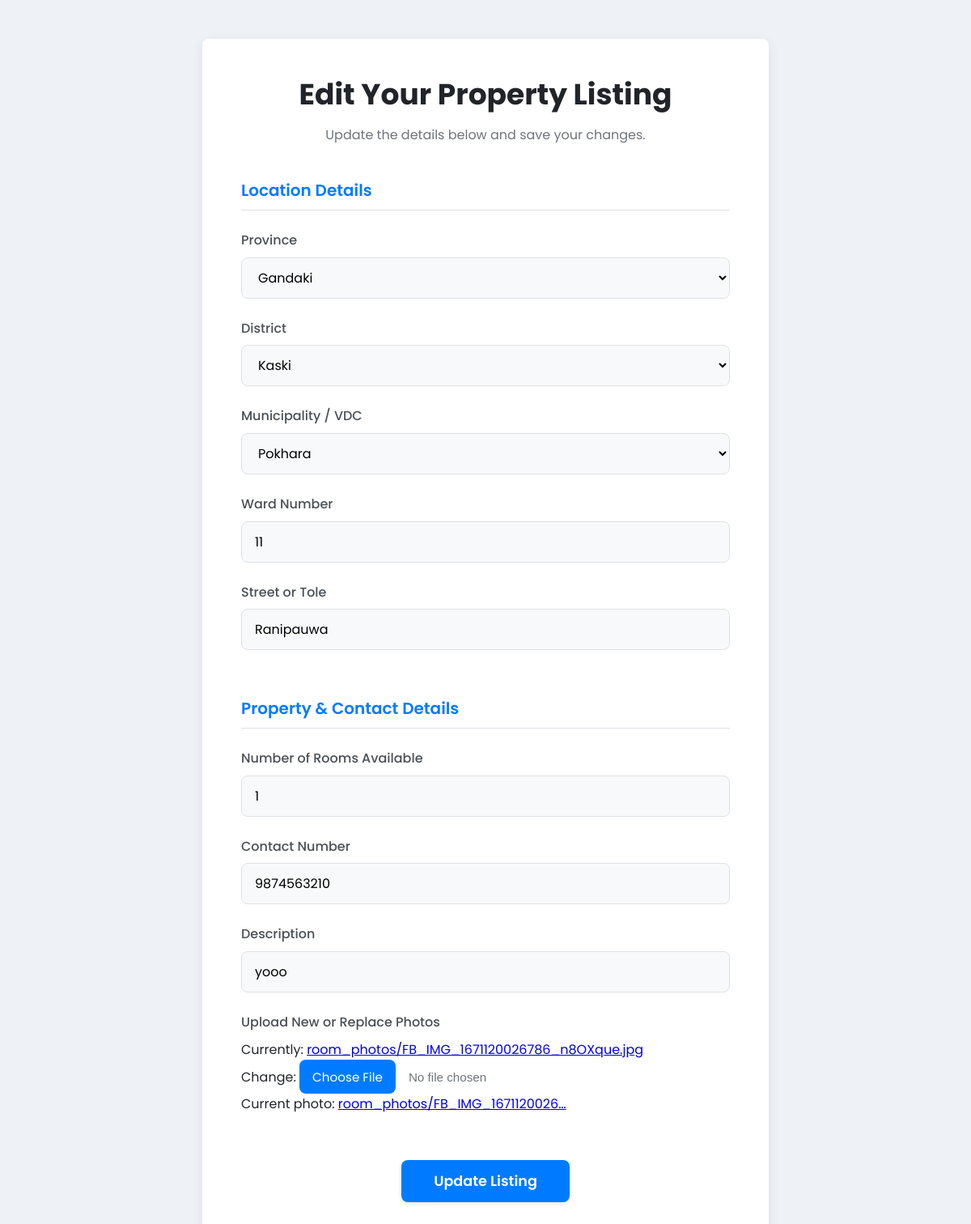
/basobasnepal/edit/2/, run on the app's committed database.
### basobasnepalapp/models.py (models this page shows, shortened)
class Room(models.Model):
    owner = models.ForeignKey(User, on_delete=models.CASCADE)
    province = models.ForeignKey(Province, on_delete=models.SET_NULL, null=True)
    district = models.ForeignKey(District, on_delete=models.SET_NULL, null=True)
    municipality = models.ForeignKey(Municipality, on_delete=models.SET_NULL, null=True)
    ward_num = models.IntegerField()
    street = models.CharField(max_length=50, null=True)
    num_of_rooms_available = models.IntegerField()
    contact_number = models.BigIntegerField()
    description = models.CharField(max_length=200)
    photos = models.ImageField(upload_to='room_photos/')

### basobasnepalapp/views.py (the view)
# urls.py: path('edit/<int:pk>/', views.edit, name='edit'),
def edit(request, pk):
    room = get_object_or_404(Room, pk=pk)
    if request.method == 'POST':
        form = RoomForm(request.POST, request.FILES, instance=room)
        if form.is_valid():
            form.save()
            return redirect('home') # Or wherever you want to redirect after success
    else:
        form = RoomForm(instance=room)
    districts = list(District.objects.values('id', 'name', 'province_id'))
    municipalities = list(Municipality.objects.values('id', 'name', 'district_id'))
    context = {
        'form': form,
        'room': room, # Pass the whole room object for easy access
        'districts_json': json.dumps(districts),
        'municipalities_json': json.dumps(municipalities),
    }
    return render(request, 'edit.html', context)

### basobasnepalapp/models.py (called while the page is built)
    def __str__(self):
        return self.name

    def __str__(self):
        return self.name

    def __str__(self):
        return self.name

### templates/edit.html (shortened to what this page needs)
<!DOCTYPE html>
<html lang="en">
<head>
    {% load static %}
    <link rel="stylesheet" href="{% static 'css/for_form.css' %}" />
</head>
<body>
    <div class="form-container">
        <div class="form-header">
            <h1>Edit Your Property Listing</h1>
            <p>Update the details below and save your changes.</p>
        </div>
        <form method="POST" enctype="multipart/form-data">
            <fieldset>
                <legend>Location Details</legend>
                <div class="form-group">
                    <label for="{{ form.province.id_for_label }}">Province</label>
                    {{ form.province }}
                </div>
                <div class="form-group">
                    <label for="{{ form.district.id_for_label }}">District</label>
                    {{ form.district }}
                </div>
                <div class="form-group">
                    <label for="{{ form.municipality.id_for_label }}">Municipality / VDC</label>
                    {{ form.municipality }}
                </div>
                <div class="form-group">
                    <label for="{{ form.ward_num.id_for_label }}">Ward Number</label>
                    {{ form.ward_num }}
                </div>
                <div class="form-group">
                    <label for="{{ form.street.id_for_label }}">Street or Tole</label>
                    {{ form.street }}
                </div>
            </fieldset>
            <fieldset>
                <legend>Property & Contact Details</legend>
                <div class="form-group">
                    <label for="{{ form.num_of_rooms_available.id_for_label }}">Number of Rooms Available</label>
                    {{ form.num_of_rooms_available }}
                </div>
                <div class="form-group">
                    <label for="{{ form.contact_number.id_for_label }}">Contact Number</label>
                    {{ form.contact_number }}
                </div>
                <div class="form-group">
                    <label for="{{ form.description.id_for_label }}">Description</label>
                    {{ form.description }}
                </div>
                <div class="form-group">
                    <label for="{{ form.photos.id_for_label }}">Upload New or Replace Photos</label>
                    {{ form.photos }}
                    {% if room.photos %}
                        <p class="current-photo-info">Current photo: <a href="{{ room.photos.url }}" target="_blank">{{ room.photos.name|truncatechars:30 }}</a></p>
                    {% endif %}
                </div>
            </fieldset>
            <div class="form-actions">
                <button type="submit" class="submit-btn">Update Listing</button>
            </div>
        </form>
    </div>
</body>
</html>

### static/css/for_form.css (style rules this page uses)
:root { --primary-color: #007bff; --primary-color-dark: #0056b3; --light-gray-color: #f8f9fa; --medium-gray-color: #dee2e6; --dark-gray-color: #6c757d; --text-color: #212529; --background-color: #eef2f7; --border-radius: 8px; --box-shadow: 0 4px 15px rgba(0, 0, 0, 0.08); }
* { box-sizing: border-box; margin: 0; padding: 0; }
body { font-family: 'Poppins', sans-serif; background-color: var(--background-color); color: var(--text-color); line-height: 1.6; display: flex; justify-content: center; align-items: center; min-height: 100vh; padding: 2rem 0; }
.form-container { background-color: #ffffff; padding: 2.5rem 3rem; border-radius: var(--border-radius); box-shadow: var(--box-shadow); width: 100%; max-width: 700px; margin: 1rem; }
.form-header { text-align: center; margin-bottom: 2.5rem; }
.form-header h1 { font-weight: 700; font-size: 2.25rem; color: var(--text-color); margin-bottom: 0.5rem; }
.form-header p { font-size: 1rem; color: var(--dark-gray-color); }
fieldset { border: none; margin-bottom: 2rem; }
legend { font-size: 1.25rem; font-weight: 600; color: var(--primary-color); margin-bottom: 1.5rem; padding-bottom: 0.5rem; width: 100%; border-bottom: 1px solid var(--medium-gray-color); }
.form-group { margin-bottom: 1.5rem; }
label { display: block; font-weight: 500; margin-bottom: 0.5rem; color: #495057; }
input[type="text"], input[type="number"], input[type="tel"], textarea, select { width: 100%; padding: 0.75rem 1rem; font-family: 'Poppins', sans-serif; font-size: 1rem; border: 1px solid var(--medium-gray-color); border-radius: var(--border-radius); background-color: var(--light-gray-color); transition: border-color 0.2s ease, box-shadow 0.2s ease; }
input[type="file"] { font-size: 0.95rem; color: var(--dark-gray-color); }
.form-actions { text-align: center; margin-top: 2rem; }
.submit-btn { background-color: var(--primary-color); color: #ffffff; font-family: 'Poppins', sans-serif; font-size: 1.1rem; font-weight: 600; border: none; padding: 0.8rem 2.5rem; border-radius: var(--border-radius); cursor: pointer; transition: background-color 0.2s ease, transform 0.2s ease; box-shadow: 0 2px 5px rgba(0, 0, 0, 0.1); }

### data on the page
Room: province "Gandaki", district "Kaski", municipality "Pokhara", ward_num "11", street "Ranipauwa", num_of_rooms_available "1", contact_number "9874563210", description "yooo", photos.name "room_photos/FB_IMG_1671120026…"
